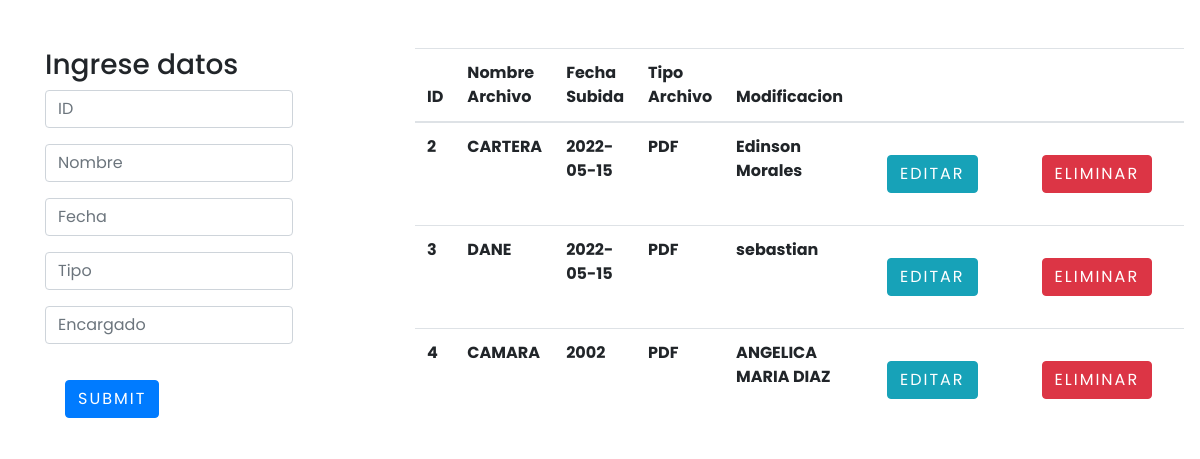
The page /views/crud.php on the database its author committed.
### tables this page shows
CREATE TABLE `documentos` (
  `id` int(11) NOT NULL,
  `nombre` varchar(30) NOT NULL,
  `fecha` varchar(30) NOT NULL DEFAULT current_timestamp(),
  `tipo` varchar(30) NOT NULL,
  `encargado` varchar(100) NOT NULL
);

### controller/datos.php (called while the page is built, shortened)
<?php
require "bd.php";
$sql="SELECT * FROM documentos";
$query= mysqli_query($conexion,$sql);

### views/crud.php (the view, shortened to what this page needs)
<?php
require "../controller/datos.php";
?>
<!DOCTYPE html>
<html lang="en">
<head>
    <link rel="stylesheet" href="../css/estilos.css">
    <link rel="stylesheet" href="https://cdnjs.cloudflare.com/ajax/libs/twitter-bootstrap/4.1.1/css/bootstrap.css">
    <link rel="stylesheet" href="https://cdn.datatables.net/1.10.19/css/dataTables.bootstrap4.min.css">
</head>
<body>
    <div class="container mt-5">
        <div class="row">
            <div class="col-md-3">
                <h3>Ingrese datos</h3>
                <form action="../controller/insertar.php" method="post">
                    <input type="text" class="form-control mb-3" name="id" placeholder="ID">
                    <input type="text" class="form-control mb-3" name="nombre" placeholder="Nombre">
                    <input type="text" class="form-control mb-3" name="fecha" placeholder="Fecha">
                    <input type="text" class="form-control mb-3" name="tipo" placeholder="Tipo">
                    <input type="text" class="form-control mb-3" name="encargado" placeholder="Encargado">
                    <input type="submit" class="btn btn-primary">
                </form>
            </div>
            <div class="col-md-8">
                <table class="table">
                    <thead class="table-succes table-striped">
                        <tr>
                            <th>ID</th>
                            <th>Nombre Archivo</th>
                            <th>Fecha Subida</th>
                            <th>Tipo Archivo</th>
                            <th>Modificacion</th>
                            <th></th>
                            <th></th>
                        </tr>
                    </thead>
                    <tbody>
                        <?php
                        while ($row = mysqli_fetch_array($query)) {
                        ?>
                            <tr>
                                <th><?php echo $row['id'] ?></th>
                                <th><?php echo $row['nombre'] ?></th>
                                <th><?php echo $row['fecha'] ?></th>
                                <th><?php echo $row['tipo'] ?></th>
                                <th><?php echo $row['encargado'] ?></th>
                                <th><a href="../controller/modificar.php?id=<?php echo $row['id'] ?>" class="btn btn-info">Editar</a></th>
                                <th><a href="../controller/eliminar.php?id=<?php echo $row['id'] ?>" class="btn btn-danger">Eliminar</a></th>
                            </tr>
                        <?php
                        }
                        ?>
                    </tbody>
                </table>
            </div>
        </div>
    </div>
</body>
</html>

### css/estilos.css (style rules this page uses)
* { padding: 0; margin: 0; box-sizing: border-box; font-family: 'Poppins', sans-serif; }
body { min-height: 1000px; }
html { scroll-behavior: smooth; }
.btn { top: 0; left: 0; margin: 20px; text-decoration: none; letter-spacing: 2px; padding: 10px 30px; font-size: 1em; background: #008cff; color: #fff; display: inline-block; text-transform: uppercase; transition: 0.5s; }
.row { position: relative; width: 100%; display: flex; justify-content: space-between; }

### rows shown on the page
documentos: id "2", nombre "CARTERA", fecha "2022-05-15", tipo "PDF", encargado "Edinson Morales"
documentos: id "3", nombre "DANE", fecha "2022-05-15", tipo "PDF", encargado "sebastian"
documentos: id "4", nombre "CAMARA", fecha "2002", tipo "PDF", encargado "ANGELICA MARIA DIAZ"
